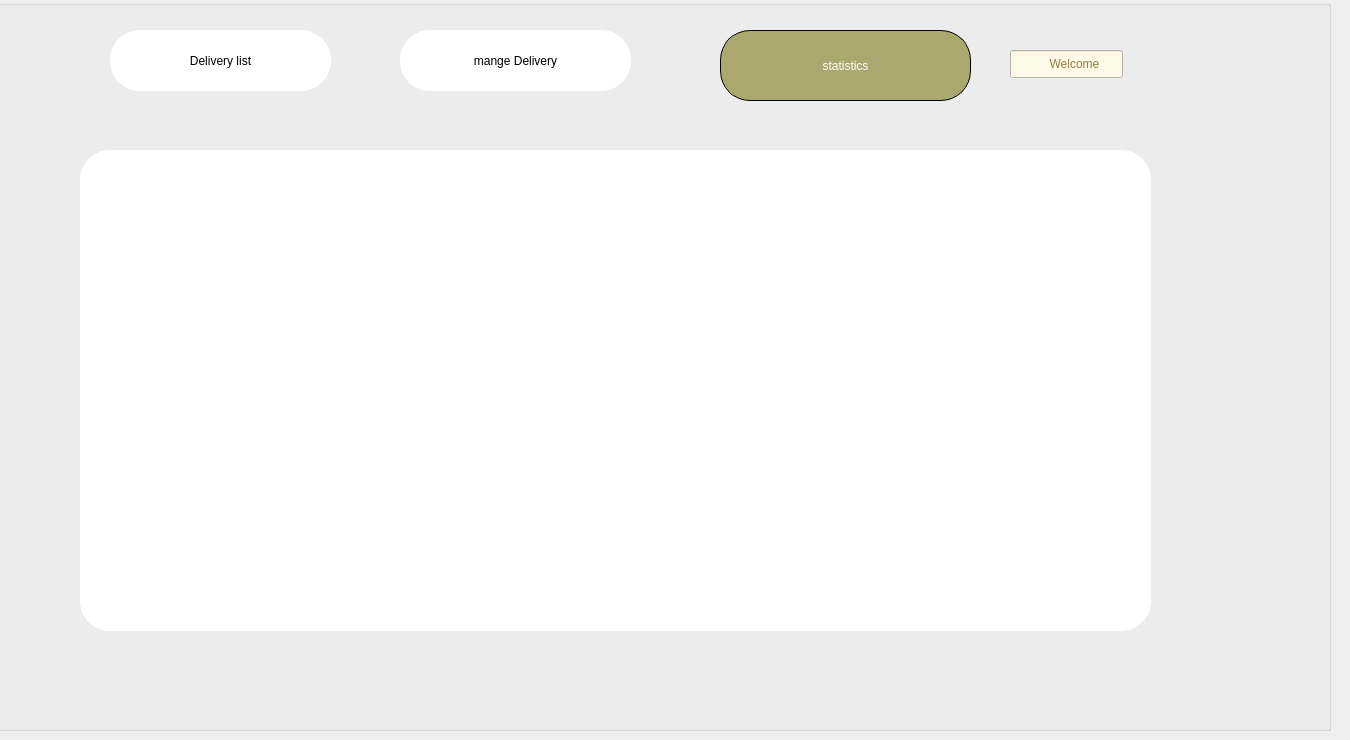
      <widget class="QWidget" name="statisticspage_del">
       <widget class="QGroupBox" name="groupBox_6">
        <property name="geometry">
         <rect>
          <x>-10</x>
          <y>0</y>
          <width>1341</width>
          <height>731</height>
         </rect>
        </property>
        <property name="title">
         <string/>
        </property>
        <widget class="QPushButton" name="deliv_mange_button_2">
         <property name="geometry">
          <rect>
           <x>410</x>
           <y>30</y>
           <width>231</width>
           <height>61</height>
          </rect>
         </property>
         <property name="focusPolicy">
          <enum>Qt::FocusPolicy::ClickFocus</enum>
         </property>
         <property name="styleSheet">
          <string notr="true">
font: 700 15pt &quot;Terminal&quot;;
background-color: rgb(255, 255, 255);
border-radius:30px;
color: rgb(0, 0, 0);</string>
         </property>
         <property name="text">
          <string>mange Delivery</string>
         </property>
        </widget>
        <widget class="QPushButton" name="statis_deliv_button_2">
         <property name="geometry">
          <rect>
           <x>730</x>
           <y>30</y>
           <width>251</width>
           <height>71</height>
          </rect>
         </property>
         <property name="focusPolicy">
          <enum>Qt::FocusPolicy::ClickFocus</enum>
         </property>
         <property name="styleSheet">
          <string notr="true">border: 1px solid black;
background-color: rgb(171, 168, 111);
font: 700 15pt &quot;Terminal&quot;;
border-radius:30px;
color: rgb(255, 255, 255);</string>
         </property>
         <property name="text">
          <string>statistics</string>
         </property>
        </widget>
        <widget class="QLineEdit" name="lineEdit_15">
         <property name="geometry">
          <rect>
           <x>1020</x>
           <y>50</y>
           <width>113</width>
           <height>28</height>
          </rect>
         </property>
         <property name="styleSheet">
          <string notr="true">background-color: rgb(255, 249, 231);
font: 20pt &quot;Rage Italic&quot;;
color: rgb(148, 125, 66);</string>
         </property>
         <property name="text">
          <string>           Welcome</string>
         </property>
         <property name="dragEnabled">
          <bool>false</bool>
         </property>
        </widget>
        <widget class="QPushButton" name="deliv_list_button_2">
         <property name="geometry">
          <rect>
           <x>120</x>
           <y>30</y>
           <width>221</width>
           <height>61</height>
          </rect>
         </property>
         <property name="focusPolicy">
          <enum>Qt::FocusPolicy::ClickFocus</enum>
         </property>
         <property name="styleSheet">
          <string notr="true">font: 700 15pt &quot;Terminal&quot;;
background-color: rgb(255, 255, 255);
color: rgb(0, 0, 0);
border-radius:30px;
</string>
         </property>
         <property name="text">
          <string>Delivery list</string>
         </property>
        </widget>
        <widget class="QLabel" name="imageq_2">
         <property name="geometry">
          <rect>
           <x>380</x>
           <y>30</y>
           <width>51</width>
           <height>51</height>
          </rect>
         </property>
         <property name="text">
          <string/>
         </property>
         <property name="pixmap">
          <pixmap resource="resources.qrc">:/home page/delivery-bike.png</pixmap>
         </property>
         <property name="scaledContents">
          <bool>true</bool>
         </property>
        </widget>
        <widget class="QLabel" name="label_35">
         <property name="geometry">
          <rect>
           <x>1150</x>
           <y>30</y>
           <width>63</width>
           <height>61</height>
          </rect>
         </property>
         <property name="text">
          <string/>
         </property>
         <property name="pixmap">
          <pixmap resource="resources.qrc">:/home page/user (1).png</pixmap>
         </property>
         <property name="scaledContents">
          <bool>true</bool>
         </property>
        </widget>
        <widget class="QLabel" name="label_38">
         <property name="geometry">
          <rect>
           <x>90</x>
           <y>30</y>
           <width>61</width>
           <height>61</height>
          </rect>
         </property>
         <property name="text">
          <string/>
         </property>
         <property name="pixmap">
          <pixmap resource="resources.qrc">:/home page/complete[1].png</pixmap>
         </property>
         <property name="scaledContents">
          <bool>true</bool>
         </property>
         <property name="openExternalLinks">
          <bool>true</bool>
         </property>
        </widget>
        <widget class="QLabel" name="label_46">
         <property name="geometry">
          <rect>
           <x>710</x>
           <y>40</y>
           <width>51</width>
           <height>51</height>
          </rect>
         </property>
         <property name="text">
          <string/>
         </property>
         <property name="pixmap">
          <pixmap resource="resources.qrc">:/home page/2636315.png</pixmap>
         </property>
         <property name="scaledContents">
          <bool>true</bool>
         </property>
        </widget>
        <widget class="QFrame" name="frame_7">
         <property name="geometry">
          <rect>
           <x>90</x>
           <y>150</y>
           <width>1071</width>
           <height>481</height>
          </rect>
         </property>
         <property name="styleSheet">
          <string notr="true">font: italic 9pt &quot;Terminal&quot;;
background-color: rgb(255, 255, 255);
color: rgb(0, 0, 0);
border-radius:30px;
</string>
         </property>
         <property name="frameShape">
          <enum>QFrame::Shape::StyledPanel</enum>
         </property>
         <property name="frameShadow">
          <enum>QFrame::Shadow::Raised</enum>
         </property>
        </widget>
       </widget>
      </widget>
